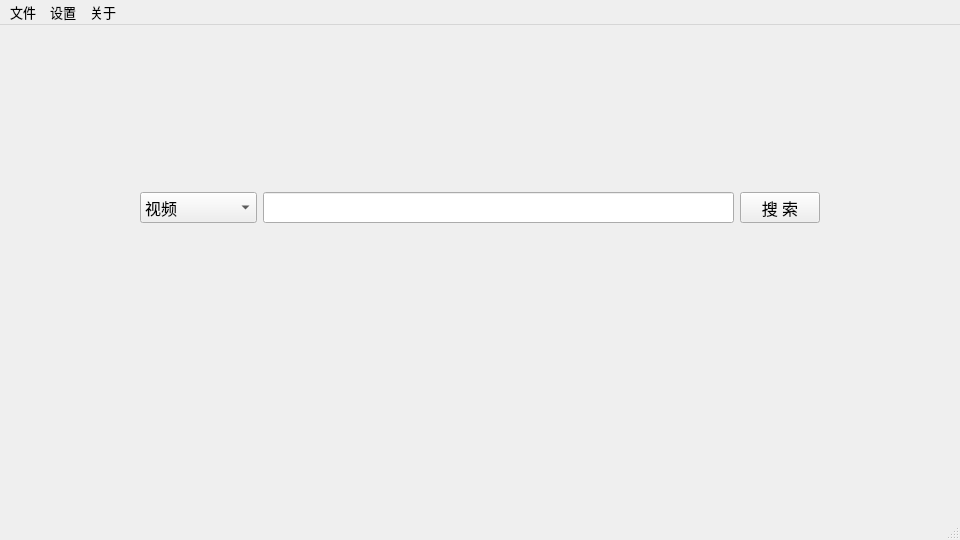
<?xml version="1.0" encoding="UTF-8"?>
<ui version="4.0">
 <class>MWin</class>
 <widget class="QMainWindow" name="MWin">
  <property name="geometry">
   <rect>
    <x>0</x>
    <y>0</y>
    <width>960</width>
    <height>540</height>
   </rect>
  </property>
  <property name="minimumSize">
   <size>
    <width>960</width>
    <height>540</height>
   </size>
  </property>
  <property name="font">
   <font>
    <family>Microsoft YaHei</family>
    <pointsize>10</pointsize>
   </font>
  </property>
  <property name="windowTitle">
   <string>嗶哩嗶哩盒子©Lewis Tian</string>
  </property>
  <property name="windowIcon">
   <iconset resource="res.qrc">
    <normaloff>:/images/bililogo</normaloff>:/images/bililogo</iconset>
  </property>
  <property name="iconSize">
   <size>
    <width>35</width>
    <height>35</height>
   </size>
  </property>
  <widget class="QWidget" name="centralWidget">
   <property name="font">
    <font>
     <family>Microsoft YaHei UI</family>
     <pointsize>10</pointsize>
    </font>
   </property>
   <property name="styleSheet">
    <string notr="true"/>
   </property>
   <layout class="QVBoxLayout" name="verticalLayout_8">
    <item>
     <widget class="QStackedWidget" name="stackedWidget">
      <property name="currentIndex">
       <number>0</number>
      </property>
      <widget class="QWidget" name="home">
       <property name="font">
        <font>
         <family>Microsoft YaHei</family>
         <pointsize>10</pointsize>
        </font>
       </property>
       <layout class="QVBoxLayout" name="verticalLayout_2" stretch="1,1,3,8">
        <item>
         <layout class="QHBoxLayout" name="layout2">
          <item>
           <widget class="QLabel" name="logo">
            <property name="minimumSize">
             <size>
              <width>220</width>
              <height>105</height>
             </size>
            </property>
            <property name="maximumSize">
             <size>
              <width>220</width>
              <height>105</height>
             </size>
            </property>
            <property name="text">
             <string/>
            </property>
           </widget>
          </item>
          <item>
           <spacer name="hpacer3">
            <property name="orientation">
             <enum>Qt::Horizontal</enum>
            </property>
            <property name="sizeHint" stdset="0">
             <size>
              <width>40</width>
              <height>20</height>
             </size>
            </property>
           </spacer>
          </item>
         </layout>
        </item>
        <item>
         <spacer name="vspacer2">
          <property name="orientation">
           <enum>Qt::Vertical</enum>
          </property>
          <property name="sizeHint" stdset="0">
           <size>
            <width>20</width>
            <height>40</height>
           </size>
          </property>
         </spacer>
        </item>
        <item>
         <layout class="QHBoxLayout" name="layout1" stretch="1,1,4,0,1">
          <item>
           <spacer name="hspace1">
            <property name="orientation">
             <enum>Qt::Horizontal</enum>
            </property>
            <property name="sizeHint" stdset="0">
             <size>
              <width>40</width>
              <height>20</height>
             </size>
            </property>
           </spacer>
          </item>
          <item>
           <widget class="QComboBox" name="comboBoxHome">
            <property name="font">
             <font>
              <family>Microsoft YaHei</family>
              <pointsize>12</pointsize>
             </font>
            </property>
            <item>
             <property name="text">
              <string>视频</string>
             </property>
            </item>
            <item>
             <property name="text">
              <string>图片</string>
             </property>
            </item>
            <item>
             <property name="text">
              <string>收藏</string>
             </property>
            </item>
           </widget>
          </item>
          <item>
           <widget class="QLineEdit" name="lineEditHome">
            <property name="font">
             <font>
              <family>Microsoft YaHei</family>
              <pointsize>12</pointsize>
             </font>
            </property>
           </widget>
          </item>
          <item>
           <widget class="QToolButton" name="searchBtn">
            <property name="minimumSize">
             <size>
              <width>80</width>
              <height>0</height>
             </size>
            </property>
            <property name="font">
             <font>
              <family>Microsoft YaHei</family>
              <pointsize>12</pointsize>
             </font>
            </property>
            <property name="cursor">
             <cursorShape>PointingHandCursor</cursorShape>
            </property>
            <property name="toolTip">
             <string>搜索</string>
            </property>
            <property name="text">
             <string>搜 索</string>
            </property>
            <property name="iconSize">
             <size>
              <width>20</width>
              <height>20</height>
             </size>
            </property>
            <property name="shortcut">
             <string>Return</string>
            </property>
            <property name="toolButtonStyle">
             <enum>Qt::ToolButtonTextBesideIcon</enum>
            </property>
           </widget>
          </item>
          <item>
           <spacer name="hspace2">
            <property name="orientation">
             <enum>Qt::Horizontal</enum>
            </property>
            <property name="sizeHint" stdset="0">
             <size>
              <width>40</width>
              <height>20</height>
             </size>
            </property>
           </spacer>
          </item>
         </layout>
        </item>
        <item>
         <spacer name="vspacer1">
          <property name="orientation">
           <enum>Qt::Vertical</enum>
          </property>
          <property name="sizeHint" stdset="0">
           <size>
            <width>20</width>
            <height>218</height>
           </size>
          </property>
         </spacer>
        </item>
       </layout>
      </widget>
      <widget class="QWidget" name="vpage">
       <layout class="QVBoxLayout" name="verticalLayout_3">
        <property name="spacing">
         <number>5</number>
        </property>
        <property name="leftMargin">
         <number>5</number>
        </property>
        <property name="topMargin">
         <number>5</number>
        </property>
        <property name="rightMargin">
         <number>5</number>
        </property>
        <property name="bottomMargin">
         <number>0</number>
        </property>
        <item>
         <widget class="QFrame" name="frame">
          <property name="frameShape">
           <enum>QFrame::StyledPanel</enum>
          </property>
          <property name="frameShadow">
           <enum>QFrame::Raised</enum>
          </property>
          <layout class="QHBoxLayout" name="horizontalLayout_3">
           <property name="spacing">
            <number>5</number>
           </property>
           <property name="leftMargin">
            <number>5</number>
           </property>
           <property name="topMargin">
            <number>5</number>
           </property>
           <property name="rightMargin">
            <number>5</number>
           </property>
           <property name="bottomMargin">
            <number>5</number>
           </property>
           <item>
            <widget class="QToolButton" name="vdlPathBtn">
             <property name="minimumSize">
              <size>
               <width>0</width>
               <height>32</height>
              </size>
             </property>
             <property name="font">
              <font>
               <pointsize>12</pointsize>
              </font>
             </property>
             <property name="cursor">
              <cursorShape>PointingHandCursor</cursorShape>
             </property>
             <property name="text">
              <string>下载目录：</string>
             </property>
            </widget>
           </item>
           <item>
            <spacer name="hspacer3">
             <property name="orientation">
              <enum>Qt::Horizontal</enum>
             </property>
             <property name="sizeHint" stdset="0">
              <size>
               <width>739</width>
               <height>20</height>
              </size>
             </property>
            </spacer>
           </item>
           <item>
            <widget class="QToolButton" name="vdownloadBtn">
             <property name="minimumSize">
              <size>
               <width>80</width>
               <height>32</height>
              </size>
             </property>
             <property name="font">
              <font>
               <pointsize>12</pointsize>
              </font>
             </property>
             <property name="cursor">
              <cursorShape>PointingHandCursor</cursorShape>
             </property>
             <property name="toolTip">
              <string>下载选中行的视频</string>
             </property>
             <property name="text">
              <string>下 载</string>
             </property>
            </widget>
           </item>
           <item>
            <widget class="QCheckBox" name="vdlAllBox">
             <property name="font">
              <font>
               <pointsize>12</pointsize>
              </font>
             </property>
             <property name="toolTip">
              <string>下载全部视频</string>
             </property>
             <property name="text">
              <string>下载全部</string>
             </property>
            </widget>
           </item>
          </layout>
         </widget>
        </item>
        <item>
         <widget class="QTableWidget" name="vtable">
          <property name="alternatingRowColors">
           <bool>true</bool>
          </property>
          <property name="selectionBehavior">
           <enum>QAbstractItemView::SelectRows</enum>
          </property>
          <attribute name="horizontalHeaderStretchLastSection">
           <bool>true</bool>
          </attribute>
          <attribute name="verticalHeaderVisible">
           <bool>false</bool>
          </attribute>
          <column>
           <property name="text">
            <string>#</string>
           </property>
          </column>
          <column>
           <property name="text">
            <string>当前分p标题</string>
           </property>
          </column>
          <column>
           <property name="text">
            <string>时长</string>
           </property>
          </column>
          <column>
           <property name="text">
            <string>大小</string>
           </property>
          </column>
          <column>
           <property name="text">
            <string>下载进度</string>
           </property>
          </column>
          <column>
           <property name="text">
            <string>切片</string>
           </property>
          </column>
          <column>
           <property name="text">
            <string>标题</string>
           </property>
          </column>
         </widget>
        </item>
       </layout>
      </widget>
      <widget class="QWidget" name="ppage">
       <layout class="QVBoxLayout" name="verticalLayout" stretch="0,9">
        <property name="spacing">
         <number>5</number>
        </property>
        <property name="leftMargin">
         <number>5</number>
        </property>
        <property name="topMargin">
         <number>5</number>
        </property>
        <property name="rightMargin">
         <number>5</number>
        </property>
        <property name="bottomMargin">
         <number>5</number>
        </property>
        <item>
         <widget class="QFrame" name="pframe">
          <property name="frameShape">
           <enum>QFrame::StyledPanel</enum>
          </property>
          <property name="frameShadow">
           <enum>QFrame::Raised</enum>
          </property>
          <layout class="QHBoxLayout" name="horizontalLayout_5">
           <item>
            <widget class="QLabel" name="pavator">
             <property name="minimumSize">
              <size>
               <width>64</width>
               <height>64</height>
              </size>
             </property>
             <property name="maximumSize">
              <size>
               <width>64</width>
               <height>64</height>
              </size>
             </property>
             <property name="text">
              <string>无头像</string>
             </property>
            </widget>
           </item>
           <item>
            <layout class="QVBoxLayout" name="verticalLayout_5">
             <item>
              <spacer name="verticalSpacer">
               <property name="orientation">
                <enum>Qt::Vertical</enum>
               </property>
               <property name="sizeHint" stdset="0">
                <size>
                 <width>20</width>
                 <height>40</height>
                </size>
               </property>
              </spacer>
             </item>
             <item>
              <widget class="QLabel" name="pname">
               <property name="font">
                <font>
                 <pointsize>16</pointsize>
                </font>
               </property>
               <property name="text">
                <string>九卿__</string>
               </property>
              </widget>
             </item>
            </layout>
           </item>
           <item>
            <spacer name="hspace4">
             <property name="orientation">
              <enum>Qt::Horizontal</enum>
             </property>
             <property name="sizeHint" stdset="0">
              <size>
               <width>807</width>
               <height>20</height>
              </size>
             </property>
            </spacer>
           </item>
           <item>
            <layout class="QVBoxLayout" name="verticalLayout_6">
             <item>
              <spacer name="verticalSpacer_2">
               <property name="orientation">
                <enum>Qt::Vertical</enum>
               </property>
               <property name="sizeHint" stdset="0">
                <size>
                 <width>20</width>
                 <height>40</height>
                </size>
               </property>
              </spacer>
             </item>
             <item>
              <layout class="QHBoxLayout" name="horizontalLayout_4">
               <item>
                <widget class="QToolButton" name="pdownloadBtn">
                 <property name="minimumSize">
                  <size>
                   <width>80</width>
                   <height>32</height>
                  </size>
                 </property>
                 <property name="font">
                  <font>
                   <pointsize>12</pointsize>
                  </font>
                 </property>
                 <property name="cursor">
                  <cursorShape>PointingHandCursor</cursorShape>
                 </property>
                 <property name="text">
                  <string>下 载</string>
                 </property>
                </widget>
               </item>
               <item>
                <widget class="QCheckBox" name="pdlAllBox">
                 <property name="font">
                  <font>
                   <pointsize>12</pointsize>
                  </font>
                 </property>
                 <property name="text">
                  <string>下载全部</string>
                 </property>
                </widget>
               </item>
              </layout>
             </item>
            </layout>
           </item>
          </layout>
         </widget>
        </item>
        <item>
         <widget class="QGroupBox" name="pgroup">
          <property name="title">
           <string>相册</string>
          </property>
          <layout class="QVBoxLayout" name="verticalLayout_4">
           <property name="spacing">
            <number>5</number>
           </property>
           <property name="leftMargin">
            <number>5</number>
           </property>
           <property name="topMargin">
            <number>5</number>
           </property>
           <property name="rightMargin">
            <number>5</number>
           </property>
           <property name="bottomMargin">
            <number>5</number>
           </property>
           <item>
            <widget class="QTableWidget" name="ptable">
             <property name="alternatingRowColors">
              <bool>true</bool>
             </property>
             <property name="selectionBehavior">
              <enum>QAbstractItemView::SelectRows</enum>
             </property>
             <attribute name="horizontalHeaderVisible">
              <bool>false</bool>
             </attribute>
             <attribute name="horizontalHeaderStretchLastSection">
              <bool>true</bool>
             </attribute>
             <attribute name="verticalHeaderVisible">
              <bool>false</bool>
             </attribute>
             <column>
              <property name="text">
               <string>描述</string>
              </property>
             </column>
             <column>
              <property name="text">
               <string>上传时间</string>
              </property>
             </column>
             <column>
              <property name="text">
               <string>浏览数</string>
              </property>
             </column>
             <column>
              <property name="text">
               <string>收藏数</string>
              </property>
             </column>
             <column>
              <property name="text">
               <string>点赞数</string>
              </property>
             </column>
             <column>
              <property name="text">
               <string>图片数</string>
              </property>
             </column>
             <column>
              <property name="text">
               <string>链接</string>
              </property>
             </column>
            </widget>
           </item>
          </layout>
         </widget>
        </item>
       </layout>
      </widget>
      <widget class="QWidget" name="fpage">
       <layout class="QVBoxLayout" name="verticalLayout_7">
        <property name="spacing">
         <number>5</number>
        </property>
        <property name="leftMargin">
         <number>5</number>
        </property>
        <property name="topMargin">
         <number>5</number>
        </property>
        <property name="rightMargin">
         <number>5</number>
        </property>
        <property name="bottomMargin">
         <number>0</number>
        </property>
        <item>
         <widget class="QTableWidget" name="ftable">
          <property name="selectionBehavior">
           <enum>QAbstractItemView::SelectRows</enum>
          </property>
          <attribute name="horizontalHeaderStretchLastSection">
           <bool>true</bool>
          </attribute>
          <attribute name="verticalHeaderVisible">
           <bool>false</bool>
          </attribute>
          <column>
           <property name="text">
            <string>UP</string>
           </property>
          </column>
          <column>
           <property name="text">
            <string>标题</string>
           </property>
          </column>
          <column>
           <property name="text">
            <string>播放量</string>
           </property>
          </column>
          <column>
           <property name="text">
            <string>点赞</string>
           </property>
          </column>
          <column>
           <property name="text">
            <string>收藏</string>
           </property>
          </column>
          <column>
           <property name="text">
            <string>硬币</string>
           </property>
          </column>
          <column>
           <property name="text">
            <string>类别</string>
           </property>
          </column>
          <column>
           <property name="text">
            <string>描述</string>
           </property>
          </column>
         </widget>
        </item>
        <item>
         <layout class="QHBoxLayout" name="horizontalLayout">
          <item>
           <spacer name="horizontalSpacer">
            <property name="orientation">
             <enum>Qt::Horizontal</enum>
            </property>
            <property name="sizeHint" stdset="0">
             <size>
              <width>40</width>
              <height>20</height>
             </size>
            </property>
           </spacer>
          </item>
          <item>
           <widget class="QToolButton" name="fdownloadBtn">
            <property name="minimumSize">
             <size>
              <width>80</width>
              <height>30</height>
             </size>
            </property>
            <property name="font">
             <font>
              <pointsize>12</pointsize>
             </font>
            </property>
            <property name="cursor">
             <cursorShape>PointingHandCursor</cursorShape>
            </property>
            <property name="text">
             <string>下 载</string>
            </property>
           </widget>
          </item>
         </layout>
        </item>
       </layout>
      </widget>
     </widget>
    </item>
   </layout>
  </widget>
  <widget class="QStatusBar" name="statusBar"/>
  <widget class="QMenuBar" name="menuBar">
   <property name="geometry">
    <rect>
     <x>0</x>
     <y>0</y>
     <width>960</width>
     <height>23</height>
    </rect>
   </property>
   <widget class="QMenu" name="Setting">
    <property name="title">
     <string>设置</string>
    </property>
    <addaction name="minSizeAction"/>
    <addaction name="bgiPathAction"/>
    <addaction name="downloadPathaction"/>
   </widget>
   <widget class="QMenu" name="About">
    <property name="title">
     <string>关于</string>
    </property>
    <addaction name="authorAction"/>
    <addaction name="appAction"/>
   </widget>
   <widget class="QMenu" name="menu">
    <property name="title">
     <string>文件</string>
    </property>
    <addaction name="hPageAction"/>
    <addaction name="vPageAction"/>
    <addaction name="pPageAction"/>
    <addaction name="fPageAction"/>
    <addaction name="exitAction"/>
   </widget>
   <addaction name="menu"/>
   <addaction name="Setting"/>
   <addaction name="About"/>
  </widget>
  <action name="minSizeAction">
   <property name="icon">
    <iconset resource="res.qrc">
     <normaloff>:/images/min.png</normaloff>:/images/min.png</iconset>
   </property>
   <property name="text">
    <string>窗口最小尺寸</string>
   </property>
   <property name="shortcut">
    <string>Ctrl+M</string>
   </property>
  </action>
  <action name="bgiPathAction">
   <property name="icon">
    <iconset resource="res.qrc">
     <normaloff>:/images/bgm.png</normaloff>:/images/bgm.png</iconset>
   </property>
   <property name="text">
    <string>背景图片</string>
   </property>
   <property name="shortcut">
    <string>Ctrl+B</string>
   </property>
  </action>
  <action name="authorAction">
   <property name="icon">
    <iconset resource="res.qrc">
     <normaloff>:/images/me.png</normaloff>:/images/me.png</iconset>
   </property>
   <property name="text">
    <string>开发者</string>
   </property>
   <property name="shortcut">
    <string>Alt+A</string>
   </property>
  </action>
  <action name="appAction">
   <property name="icon">
    <iconset resource="res.qrc">
     <normaloff>:/images/app.png</normaloff>:/images/app.png</iconset>
   </property>
   <property name="text">
    <string>本程序</string>
   </property>
   <property name="shortcut">
    <string>Shift+H</string>
   </property>
  </action>
  <action name="downloadPathaction">
   <property name="icon">
    <iconset resource="res.qrc">
     <normaloff>:/images/downloadpath.png</normaloff>:/images/downloadpath.png</iconset>
   </property>
   <property name="text">
    <string>下载路径</string>
   </property>
   <property name="shortcut">
    <string>Ctrl+P</string>
   </property>
  </action>
  <action name="vPageAction">
   <property name="icon">
    <iconset resource="res.qrc">
     <normaloff>:/images/v.png</normaloff>:/images/v.png</iconset>
   </property>
   <property name="text">
    <string>视频下载页</string>
   </property>
   <property name="shortcut">
    <string>Ctrl+Q</string>
   </property>
  </action>
  <action name="pPageAction">
   <property name="icon">
    <iconset resource="res.qrc">
     <normaloff>:/images/bgm.png</normaloff>:/images/bgm.png</iconset>
   </property>
   <property name="text">
    <string>图片下载页</string>
   </property>
   <property name="shortcut">
    <string>Ctrl+E</string>
   </property>
  </action>
  <action name="exitAction">
   <property name="icon">
    <iconset resource="res.qrc">
     <normaloff>:/images/car.png</normaloff>:/images/car.png</iconset>
   </property>
   <property name="text">
    <string>退出</string>
   </property>
   <property name="shortcut">
    <string>Ctrl+W</string>
   </property>
  </action>
  <action name="fPageAction">
   <property name="icon">
    <iconset resource="res.qrc">
     <normaloff>:/images/fav.png</normaloff>:/images/fav.png</iconset>
   </property>
   <property name="text">
    <string>收藏页</string>
   </property>
   <property name="shortcut">
    <string>Ctrl+F</string>
   </property>
  </action>
  <action name="hPageAction">
   <property name="icon">
    <iconset resource="res.qrc">
     <normaloff>:/images/bililogo</normaloff>:/images/bililogo</iconset>
   </property>
   <property name="text">
    <string>首页</string>
   </property>
   <property name="shortcut">
    <string>Ctrl+H</string>
   </property>
  </action>
 </widget>
 <layoutdefault spacing="6" margin="11"/>
 <resources>
  <include location="res.qrc"/>
 </resources>
 <connections/>
</ui>
